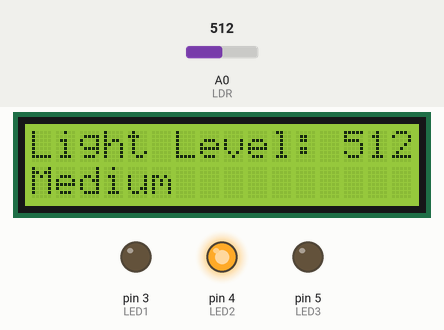
Bench run of a sketch on a simulated Arduino Uno, built with avr-gcc and run on an emulated ATmega328P. On the bench: 16×2 character LCD, output pins drawn as LEDs (lit = HIGH). Inputs (shaded band) come from the test bench; at power-on: A0 (LDR) = 512. What the sketch prints to the serial monitor is not drawn.

Above: at 1.2 s.
1.3 s: A0 (LDR) set to 684
At 2.2 s:
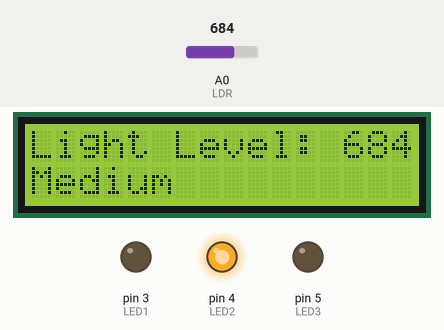
3.1 s: A0 (LDR) set to 709
At 3.7 s:
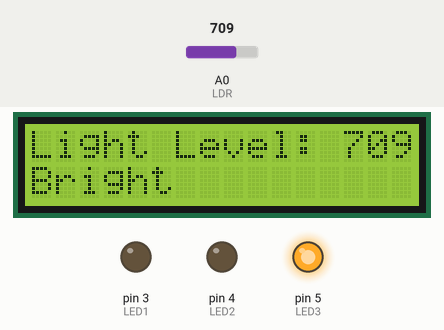
4.7 s: A0 (LDR) set to 290
At 5.2 s:
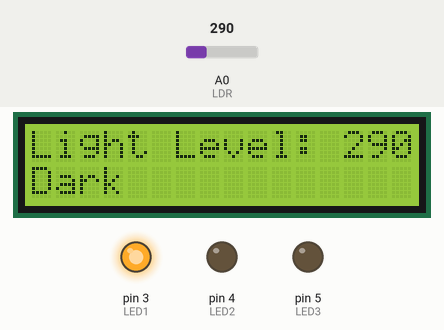
Timing chart, 0 to 7.7 s (numbered marks = the images above; inputs shaded):
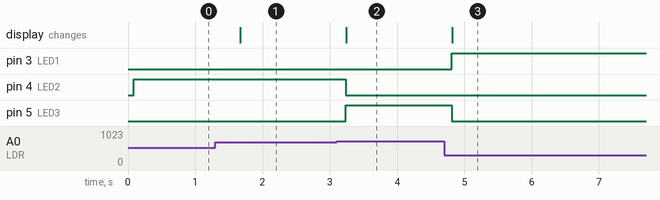

Measured:
- the behaviour switches between 699 and 700 on A0 (LDR) (found by bisection; images 1 and 2)
- after the input at 1.3 s, the display: changes after 0.37 s (image 1)
- after the input at 3.1 s, pin 4 (LED2): HIGH → LOW after 0.14 s; pin 5 (LED3): LOW → HIGH after 0.14 s; the display: changes after 0.14 s (image 2)
- after the input at 4.7 s, pin 3 (LED1): LOW → HIGH after 0.11 s; pin 5 (LED3): HIGH → LOW after 0.11 s; the display: changes after 0.12 s (image 3)

The sketch:

AEM_LAB_EXAM.ino
```cpp
#include <Wire.h>
#include <LiquidCrystal_I2C.h>

LiquidCrystal_I2C lcd(0x27, 16, 2);

#define LED1 3
#define LED2 4
#define LED3 5
#define LDR A0

void setup() {
  pinMode(LED1, OUTPUT);
  pinMode(LED2, OUTPUT);
  pinMode(LED3, OUTPUT);

  lcd.begin(16, 2);
  lcd.backlight();

  Serial.begin(9600);
}

void loop() {
  int lightValue = analogRead(LDR);


  Serial.print("LDR Value: ");
  Serial.println(lightValue);

  lcd.clear();
  lcd.setCursor(0, 0);
  lcd.print("Light Level: ");
  lcd.print(lightValue);


  digitalWrite(LED1, lightValue < 300);
  digitalWrite(LED2, lightValue >= 300 && lightValue < 700);
  digitalWrite(LED3, lightValue >= 700);

  lcd.setCursor(0, 1);
  if (lightValue < 300)
    lcd.print("Dark");
  else if (lightValue < 700)
    lcd.print("Medium");
  else
    lcd.print("Bright");

  delay(500);
}
```
